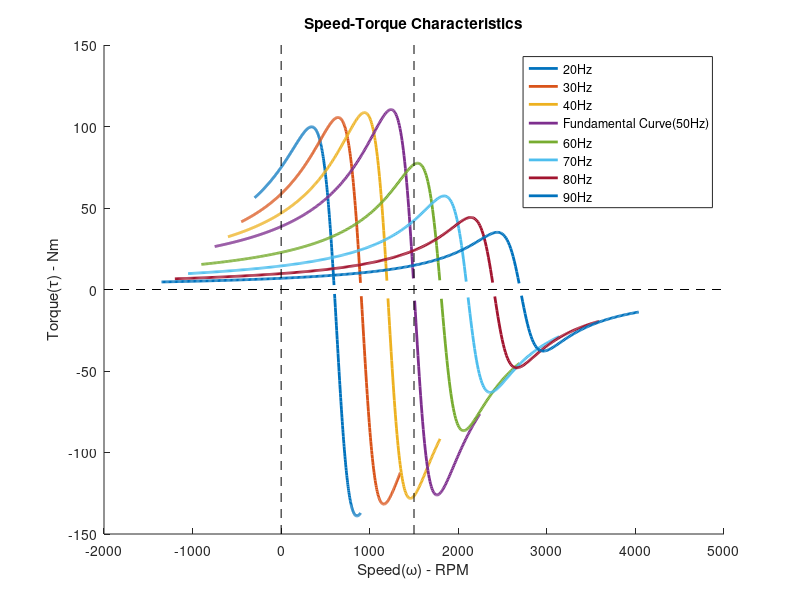

MATLAB code to generate this figure:
%% plotting change in speed-torque char with change in frequency
 
%inputting the motor parameters used in one of the lectures
V_rated = 230/sqrt(3);  % since we plot the per phase char of the IM, rated per phase Voltage 
poles = 4;
f = [20,30,40,50,60,70,80,90]; %fundamental frequency of Supply voltage is 50Hz
VfRatio = V_rated/50; %we have to keep it constant for the Constant Torque period so magnetization I is low

%parameters from manufacturer or from No-load abd Block rotor tes
R1 = 0.095;
R2 = 0.23;
X1 = 0.68;
X2 = 0.672;
Xm = 18.7;

%since impedances depend on frequency,using Fundamental 50Hz value to get Impedances 
L1 = X1/(2*pi*50);
L2 = X2/(2*pi*50);
Lm = Xm/(2*pi*50);

%finding reactances at each freq and creating a vector for each
    x1 = 2*pi*f*L1;
    x2 = 2*pi*f*L2;
    xm = 2*pi*f*Lm;
    

Ns = 120*f/poles; %synchronous speed
omegaS = 4*pi*f/poles; %synchronous speed in rad/sec


%% finding the applied Voltage in each curve according to the frequency

%for f<fundamentalFreq we will decrease V such that V/f is constant
%for f>fundamentalFreq  we will keep the V=constant due to insulation limitation

Vapp = zeros(1,8);

%creating applied voltgae in each case acc to frequency
for i=1:8
   if f(i)<50
       Vapp(i) = VfRatio*f(i);
   
   else
       Vapp(i) = V_rated;
   end
end

%% finding thevenin equivalent circuit values (refer to Induction Motor notes KV5-2)
%thevinin Impedance
Veq = zeros(1,8);
Zth = zeros(1,8);
Zeq = zeros(1,8);
Req = zeros(1,8);
Xeq = zeros(1,8);

for i=1:8
 
    Zth(i) = (1i*xm(i)*(R1+1i*x1(i)))/(R1 + 1i*(x1(i) +xm(i)));
    Zeq(i) = Zth(i);
    Req(i) = real(Zeq(i));
    Xeq(i) = imag(Zeq(i));

    Veq(i) = (Vapp(i)*1i*xm(i))/(R1 + 1i*(x1(i) + xm(i)));
end

%% plotting the Torque Slip char
for j=1:8
    %initialize Slip and Torque vectors
    s = zeros(1,400);
    T = zeros(1,400);
    Speed = zeros(1,400);

    for i=400:-1:1
       k = i-100; 
       s(i)=k/200; %present  value of Slip
       Speed(i) = Ns(j)*(1-s(i)); % rotor speed 

       %calculate Torque
       T(i) = (3/omegaS(j))*(R2/s(i))*(abs(Veq(j))^2/((R2/s(i) + Req(j))^2  + (Xeq(j) + x2(j))^2));

    end
    % plot the speed Torque char
    figure(1)
    hold on
    plot(Speed,T,'linew',2)
    

end

title('Speed-Torque Characteristics'),xlabel('Speed(\omega) - RPM'),ylabel('Torque(\tau) - Nm');
plot(get(gca,'xlim'),[0 0],'k--'),plot([Ns(4) Ns(4)],get(gca,'ylim'),'k--'),plot([0 0],get(gca,'ylim'),'k--');
legend('20Hz','30Hz','40Hz', 'Fundamental Curve(50Hz)','60Hz','70Hz','80Hz','90Hz');
